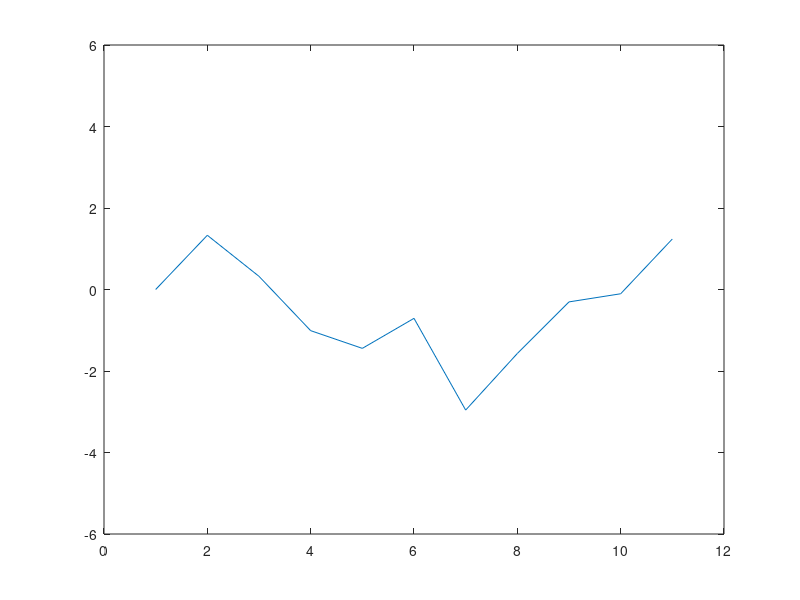
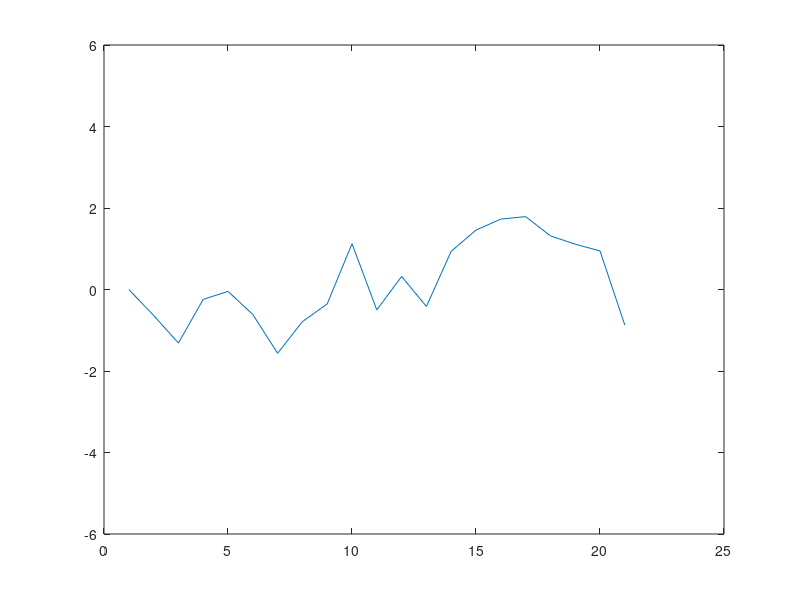
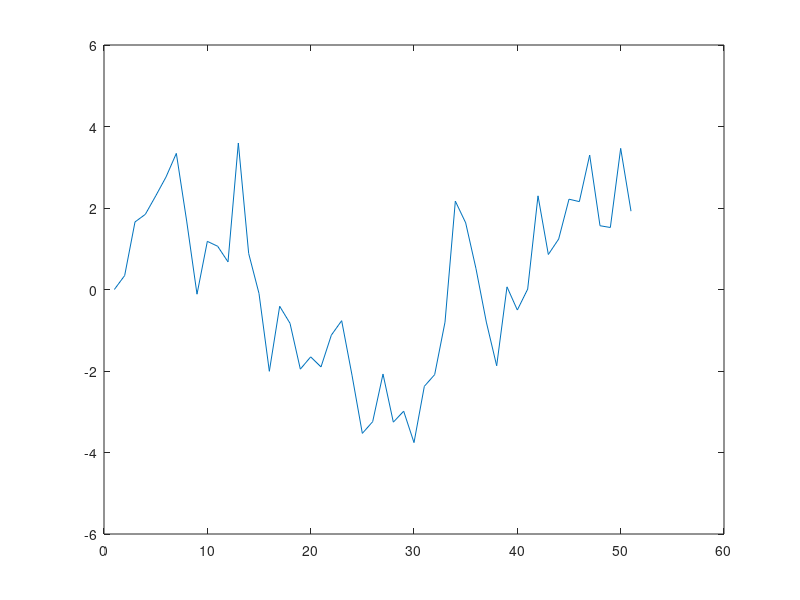
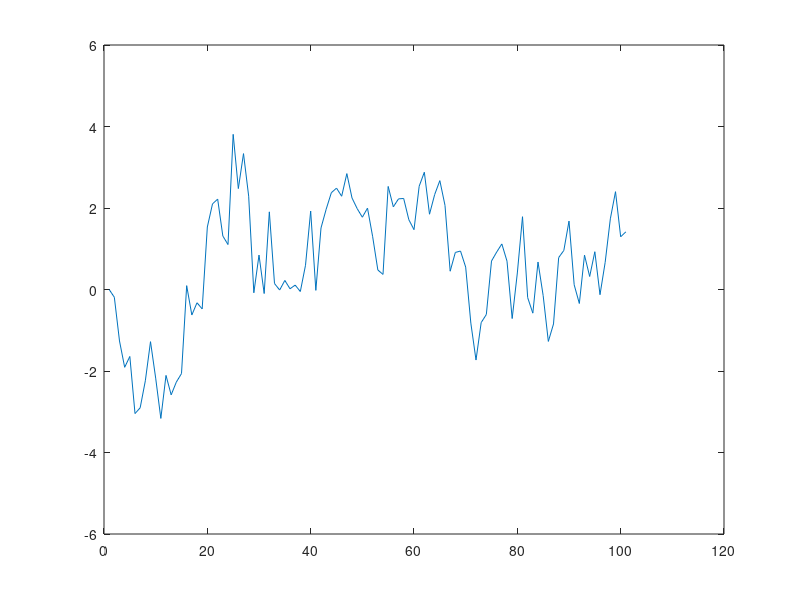

Write the MATLAB code that produced these figures, in order.
% EXERCICIO 05
t = 10;
u = normrnd(0, 1, [10, 1]);
x = zeros(t+1, 1);

for i = 1:t
    x(i+1) = 0.8 * x(i) + u(i);
end

plot(x)
ylim([-6 6]);

% Item 4
for t = [20, 50, 100, 500, 1000, 2000]
    tic
    u = normrnd(0, 1, [t, 1]);
    x = zeros(t+1, 1);
    for i = 1:t
        x(i+1) = 0.8 * x(i) + u(i);
    end
    figure(t);
    plot(x)
    ylim([-6 6]);
    toc
end
